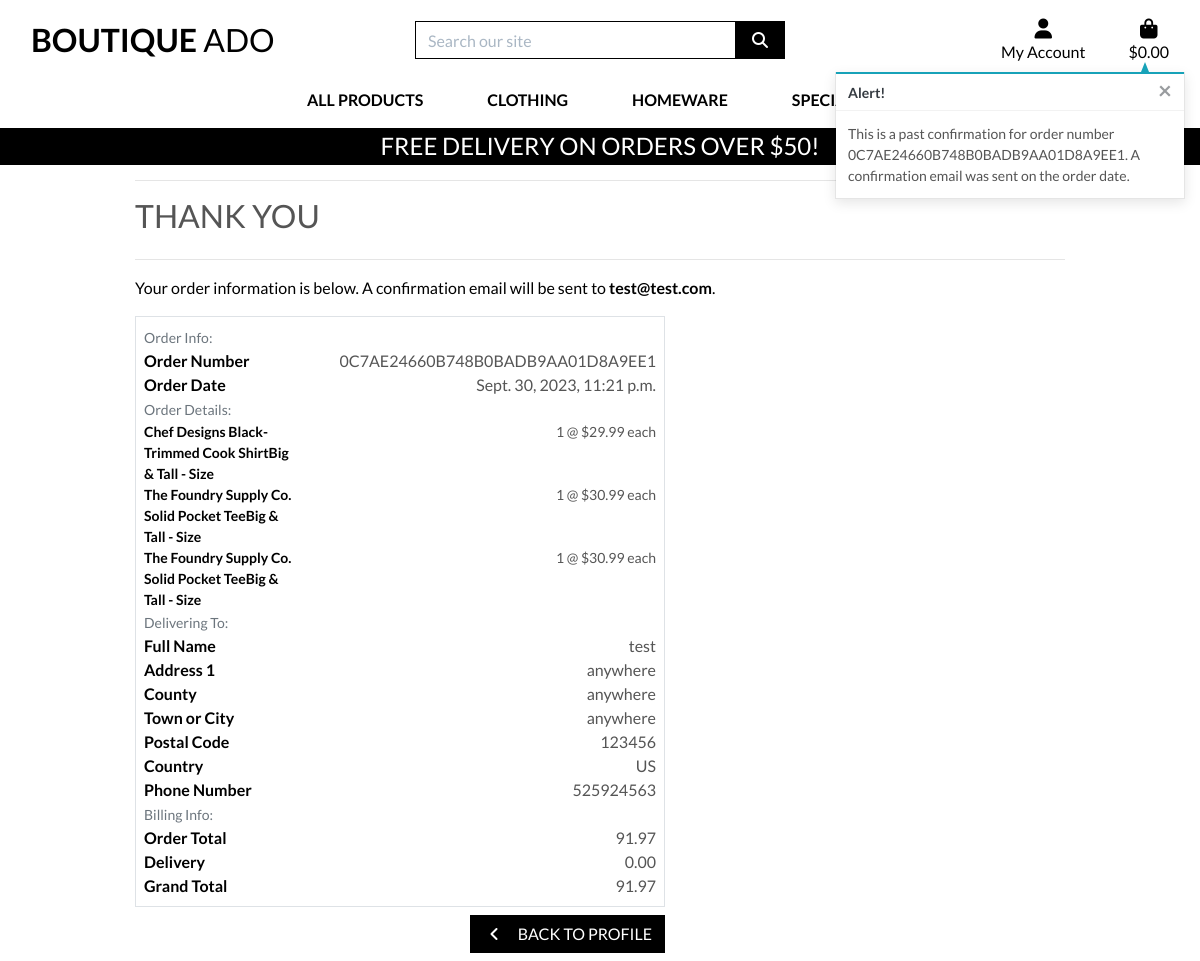
Page /profile/order_history/0C7AE24660B748B0BADB9AA01D8A9EE1 on the committed database.
### checkout/models.py (models this page shows, shortened)
class Order(models.Model):
    order_number = models.CharField(max_length=32, null=False, editable=False)
    user_profile = models.ForeignKey(UserProfile, on_delete=models.SET_NULL,
                                     null=True, blank=True, related_name='orders')
    full_name = models.CharField(max_length=50, null=False, blank=False)
    email = models.EmailField(max_length=254, null=False, blank=False)
    phone_number = models.CharField(max_length=20, null=False, blank=False)
    country = CountryField(blank_label='Country *', null=False, blank=False)
    postcode = models.CharField(max_length=20, null=True, blank=True)
    town_or_city = models.CharField(max_length=40, null=False, blank=False)
    street_address1 = models.CharField(max_length=80, null=False, blank=False)
    street_address2 = models.CharField(max_length=80, null=True, blank=True)
    county = models.CharField(max_length=80, null=True, blank=True)
    date = models.DateTimeField(auto_now_add=True)
    delivery_cost = models.DecimalField(max_digits=6, decimal_places=2, null=False, default=0)
    order_total = models.DecimalField(max_digits=10, decimal_places=2, null=False, default=0)
    grand_total = models.DecimalField(max_digits=10, decimal_places=2, null=False, default=0)
    original_bag = models.TextField(null=False, blank=False, default='')
    stripe_pid = models.CharField(max_length=254, null=False, blank=False, default='')

class OrderLineItem(models.Model):
    order = models.ForeignKey(Order, null=False, blank=False, on_delete=models.CASCADE, related_name='lineitems')
    product = models.ForeignKey(Product, null=False, blank=False, on_delete=models.CASCADE)
    product_size = models.CharField(max_length=2, null=True, blank=True) # XS, S, M, L, XL
    quantity = models.IntegerField(null=False, blank=False, default=0)
    lineitem_total = models.DecimalField(max_digits=6, decimal_places=2, null=False, blank=False, editable=False)

### products/models.py (models this page shows, shortened)
class Product(models.Model):
    category = models.ForeignKey('Category', null=True, blank=True, on_delete=models.SET_NULL)
    sku = models.CharField(max_length=254, null=True, blank=True)
    name = models.CharField(max_length=254)
    description = models.TextField()
    has_sizes = models.BooleanField(default=False, null=True, blank=True)
    price = models.DecimalField(max_digits=6, decimal_places=2)
    rating = models.DecimalField(max_digits=6, decimal_places=2, null=True, blank=True)
    image_url = models.URLField(max_length=1024, null=True, blank=True)
    image = models.ImageField(null=True, blank=True)

### profiles/views.py (the view)
# urls.py: path('order_history/<order_number>', views.order_history, name='order_history'),
def order_history(request, order_number):
    order = get_object_or_404(Order, order_number=order_number)
    messages.info(request, (
        f'This is a past confirmation for order number {order_number}. '
        'A confirmation email was sent on the order date.'
    ))
    template = 'checkout/checkout_success.html'
    context = {
        'order': order,
        'from_profile': True,
    }
    return render(request, template, context)

### bag/contexts.py (called while the page is built, shortened)
def bag_contents(request):
    bag_items = []
    total = 0
    product_count = 0
    bag = request.session.get('bag', {})
    if total < settings.FREE_DELIVERY_THRESHOLD:
        delivery = total * Decimal(settings.STANDARD_DELIVERY_PERCENTAGE / 100)
        free_delivery_delta = settings.FREE_DELIVERY_THRESHOLD - total
    else:
        delivery = 0
        free_delivery_delta = 0
    grand_total = delivery + total
    context = {
        'bag_items': bag_items,
        'total': total,
        'product_count': product_count,
        'delivery': delivery,
        'free_delivery_delta': free_delivery_delta,
        'free_delivery_threshold': settings.FREE_DELIVERY_THRESHOLD,
        'grand_total': grand_total,
    }
    return context

### checkout/templates/checkout/checkout_success.html (shortened to what this page needs)
{% extends "base.html" %}
{% load static %}
{% block extra_css %}
    <link rel="stylesheet" href="{% static 'checkout/css/checkout.css' %}">
{% endblock %}
{% block page_header %}
    <div class="container header-container">
    </div>
{% endblock %}
{% block content %}
    <div class="overlay"></div>
    <div class="container">
        <div class="row">
            <div class="col">
                <hr>
                <h2 class="logo-font mb-4">Thank You</h2>
                <hr>
                <p class="text-black">Your order information is below. A confirmation email will be sent to <strong>{{ order.email }}</strong>.</p>
            </div>
        </div>
        <div class="row">
            <div class="col-12 col-lg-7">
                <div class="order-confirmation-wrapper p-2 border">
                    <div class="row">
                        <div class="col">
                            <small class="text-muted">Order Info:</small>
                        </div>
                    </div>
                    <div class="row">
                        <div class="col-12 col-md-4">
                            <p class="mb-0 text-black font-weight-bold">Order Number</p>
                        </div>
                        <div class="col-12 col-md-8 text-md-right">
                            <p class="mb-0">{{ order.order_number }}</p>
                        </div>
                    </div>
                    <div class="row">
                        <div class="col-12 col-md-4">
                            <p class="mb-0 text-black font-weight-bold">Order Date</p>
                        </div>
                        <div class="col-12 col-md-8 text-md-right">
                            <p class="mb-0">{{ order.date }}</p>
                        </div>
                    </div>
                    <div class="row">
                        <div class="col">
                            <small class="text-muted">Order Details:</small>
                        </div>
                    </div>
                    {% for item in order.lineitems.all %}
                    <div class="row">
                        <div class="col-12 col-md-4">
                            <p class="small mb-0 text-black font-weight-bold">
                                {{ item.product.name }}{% if item.product_size %} - Size {{ item.product.size|upper }}{% endif %}
                            </p>
                        </div>
                        <div class="col-12 col-md-8 text-md-right">
                            <p class="small mb-0">{{ item.quantity }} @ ${{ item.product.price }} each</p>
                        </div>
                    </div>
                    {% endfor %}
                    <div class="row">
                        <div class="col">
                            <small class="text-muted">Delivering To:</small>
                        </div>
                    </div>
                    <div class="row">
                        <div class="col-12 col-md-4">
                            <p class="mb-0 text-black font-weight-bold">Full Name</p>
                        </div>
                        <div class="col-12 col-md-8 text-md-right">
                            <p class="mb-0">{{ order.full_name }}</p>
                        </div>
                    </div>
                    <div class="row">
                        <div class="col-12 col-md-4">
                            <p class="mb-0 text-black font-weight-bold">Address 1</p>
                        </div>
                        <div class="col-12 col-md-8 text-md-right">
                            <p class="mb-0">{{ order.street_address1 }}</p>
                        </div>
                    </div>
                    {% if order.county %}
                    <div class="row">
                        <div class="col-12 col-md-4">
                            <p class="mb-0 text-black font-weight-bold">County</p>
                        </div>
                        <div class="col-12 col-md-8 text-md-right">
                            <p class="mb-0">{{ order.county }}</p>
                        </div>
                    </div>
                    {% endif %}
                    <div class="row">
                        <div class="col-12 col-md-4">
                            <p class="mb-0 text-black font-weight-bold">Town or City</p>
                        </div>
                        <div class="col-12 col-md-8 text-md-right">
                            <p class="mb-0">{{ order.town_or_city }}</p>
                        </div>
                    </div>
                    {% if order.postcode %}
                    <div class="row">
                        <div class="col-12 col-md-4">
                            <p class="mb-0 text-black font-weight-bold">Postal Code</p>
                        </div>
                        <div class="col-12 col-md-8 text-md-right">
                            <p class="mb-0">{{ order.postcode }}</p>
                        </div>
                    </div>
                    {% endif %}
                    <div class="row">
                        <div class="col-12 col-md-4">
                            <p class="mb-0 text-black font-weight-bold">Country</p>
                        </div>
                        <div class="col-12 col-md-8 text-md-right">
                            <p class="mb-0">{{ order.country }}</p>
                        </div>
                    </div>
                    <div class="row">
                        <div class="col-12 col-md-4">
                            <p class="mb-0 text-black font-weight-bold">Phone Number</p>
                        </div>
                        <div class="col-12 col-md-8 text-md-right">
                            <p class="mb-0">{{ order.phone_number }}</p>
                        </div>
                    </div>
                    <div class="row">
                        <div class="col">
                            <small class="text-muted">Billing Info:</small>
                        </div>
                    </div>
                    <div class="row">
                        <div class="col-12 col-md-4">
                            <p class="mb-0 text-black font-weight-bold">Order Total</p>
                        </div>
                        <div class="col-12 col-md-8 text-md-right">
                            <p class="mb-0">{{ order.order_total }}</p>
                        </div>
                    </div>
                    <div class="row">
                        <div class="col-12 col-md-4">
                            <p class="mb-0 text-black font-weight-bold">Delivery</p>
                        </div>
                        <div class="col-12 col-md-8 text-md-right">
                            <p class="mb-0">{{ order.delivery_cost }}</p>
                        </div>
                    </div>
                    <div class="row">
                        <div class="col-12 col-md-4">
                            <p class="mb-0 text-black font-weight-bold">Grand Total</p>
                        </div>
                        <div class="col-12 col-md-8 text-md-right">
                            <p class="mb-0">{{ order.grand_total }}</p>
                        </div>
                    </div>
                </div>
            </div>
        </div>
        <div class="row">
			<div class="col-12 col-lg-7 text-right">
                {% if from_profile %}
                    <a href="{% url 'profile' %}" class="btn btn-black rounded-0 my-2">
                        <span class="icon mr-2">
                            <i class="fas fa-angle-left"></i>
                        </span>
                        <span class="text-uppercase">Back to Profile</span>
                    </a>
                {% endif %}
			</div>
		</div>
    </div>
{% endblock %}

### static/css/base.css (style rules this page uses)
html { height: 100%; }
body { background: url('/media/homepage_background_cropped.jpg') no-repeat center center fixed; background-size: cover; height: calc(100vh - 164px); color: #555; font-family: 'Lato'; }
.icon { align-items: center; display: inline-flex; justify-content: center; height: 1.5rem; width: 1.5rem; }
.logo-font { text-transform: uppercase; }
.btn-black { background: black; color: white; }
.text-black { color: #000 !important; }
.overlay { height: 100%; width: 100%; top: 0; left: 0; position: fixed; background: white; z-index: -1; }
@media (min-width: 1200px) { .container { max-width: 80%; } }
@media (min-width: 992px) { .header-container { padding-top: 164px; } }

### rows in the picture
Order: email "test@test.com", order_number "0C7AE24660B748B0BADB9AA01D8A9EE1", date "Sept. 30, 2023, 11:21 p.m.", full_name "test", street_address1 "anywhere", county "anywhere", town_or_city "anywhere", postcode "123456", country "US", phone_number "525924563", order_total "91.97", delivery_cost "0.00", grand_total "91.97"
OrderLineItem: product.name "Chef Designs Black-Trimmed Cook ShirtBig & Tall", quantity "1", product.price "29.99"
OrderLineItem: product.name "The Foundry Supply Co. Solid Pocket TeeBig & Tall", quantity "1", product.price "30.99"
OrderLineItem: product.name "The Foundry Supply Co. Solid Pocket TeeBig & Tall", quantity "1", product.price "30.99"

### other values in the picture
{{ free_delivery_threshold }} "50"
{{ message }} "This is a past confirmation for order number 0C7AE24660B748B0BADB9AA01D8A9EE1. A confirmation email was sent on the order date."
